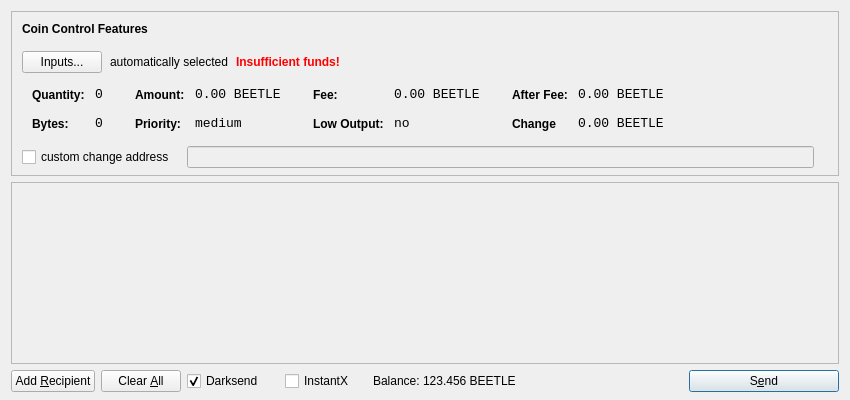
<?xml version="1.0" encoding="UTF-8"?>
<ui version="4.0">
 <class>SendCoinsDialog</class>
 <widget class="QDialog" name="SendCoinsDialog">
  <property name="geometry">
   <rect>
    <x>0</x>
    <y>0</y>
    <width>850</width>
    <height>400</height>
   </rect>
  </property>
  <property name="windowTitle">
   <string>Send Coins</string>
  </property>
  <layout class="QVBoxLayout" name="verticalLayout" stretch="0,1,0">
   <property name="bottomMargin">
    <number>8</number>
   </property>
   <item>
    <widget class="QFrame" name="frameCoinControl">
     <property name="sizePolicy">
      <sizepolicy hsizetype="Expanding" vsizetype="Expanding">
       <horstretch>0</horstretch>
       <verstretch>0</verstretch>
      </sizepolicy>
     </property>
     <property name="maximumSize">
      <size>
       <width>16777215</width>
       <height>16777215</height>
      </size>
     </property>
     <property name="frameShape">
      <enum>QFrame::StyledPanel</enum>
     </property>
     <property name="frameShadow">
      <enum>QFrame::Sunken</enum>
     </property>
     <layout class="QVBoxLayout" name="verticalLayoutCoinControl2">
      <property name="spacing">
       <number>-1</number>
      </property>
      <property name="leftMargin">
       <number>0</number>
      </property>
      <property name="topMargin">
       <number>0</number>
      </property>
      <property name="rightMargin">
       <number>0</number>
      </property>
      <property name="bottomMargin">
       <number>6</number>
      </property>
      <item>
       <layout class="QVBoxLayout" name="verticalLayoutCoinControl" stretch="0,0,0,0,1">
        <property name="spacing">
         <number>0</number>
        </property>
        <property name="leftMargin">
         <number>10</number>
        </property>
        <property name="topMargin">
         <number>10</number>
        </property>
        <item>
         <layout class="QHBoxLayout" name="horizontalLayoutCoinControl1">
          <property name="bottomMargin">
           <number>15</number>
          </property>
          <item>
           <widget class="QLabel" name="labelCoinControlFeatures">
            <property name="sizePolicy">
             <sizepolicy hsizetype="Preferred" vsizetype="Maximum">
              <horstretch>0</horstretch>
              <verstretch>0</verstretch>
             </sizepolicy>
            </property>
            <property name="font">
             <font>
              <weight>75</weight>
              <bold>true</bold>
             </font>
            </property>
            <property name="styleSheet">
             <string notr="true">font-weight:bold;</string>
            </property>
            <property name="text">
             <string>Coin Control Features</string>
            </property>
           </widget>
          </item>
         </layout>
        </item>
        <item>
         <layout class="QHBoxLayout" name="horizontalLayoutCoinControl2" stretch="0,0,0,0">
          <property name="spacing">
           <number>8</number>
          </property>
          <property name="bottomMargin">
           <number>10</number>
          </property>
          <item>
           <widget class="QPushButton" name="pushButtonCoinControl">
            <property name="styleSheet">
             <string notr="true"/>
            </property>
            <property name="text">
             <string>Inputs...</string>
            </property>
           </widget>
          </item>
          <item>
           <widget class="QLabel" name="labelCoinControlAutomaticallySelected">
            <property name="text">
             <string>automatically selected</string>
            </property>
            <property name="margin">
             <number>5</number>
            </property>
           </widget>
          </item>
          <item>
           <widget class="QLabel" name="labelCoinControlInsuffFunds">
            <property name="font">
             <font>
              <weight>75</weight>
              <bold>true</bold>
             </font>
            </property>
            <property name="styleSheet">
             <string notr="true">color:red;font-weight:bold;</string>
            </property>
            <property name="text">
             <string>Insufficient funds!</string>
            </property>
            <property name="margin">
             <number>5</number>
            </property>
           </widget>
          </item>
          <item>
           <spacer name="horizontalSpacerCoinControl">
            <property name="orientation">
             <enum>Qt::Horizontal</enum>
            </property>
            <property name="sizeHint" stdset="0">
             <size>
              <width>40</width>
              <height>1</height>
             </size>
            </property>
           </spacer>
          </item>
         </layout>
        </item>
        <item>
         <widget class="QWidget" name="widgetCoinControl" native="true">
          <property name="sizePolicy">
           <sizepolicy hsizetype="Preferred" vsizetype="Preferred">
            <horstretch>0</horstretch>
            <verstretch>0</verstretch>
           </sizepolicy>
          </property>
          <property name="minimumSize">
           <size>
            <width>0</width>
            <height>0</height>
           </size>
          </property>
          <property name="styleSheet">
           <string notr="true"/>
          </property>
          <layout class="QHBoxLayout" name="horizontalLayoutCoinControl5">
           <property name="margin">
            <number>0</number>
           </property>
           <item>
            <layout class="QHBoxLayout" name="horizontalLayoutCoinControl3" stretch="0,0,0,1">
             <property name="spacing">
              <number>20</number>
             </property>
             <property name="topMargin">
              <number>0</number>
             </property>
             <property name="bottomMargin">
              <number>10</number>
             </property>
             <item>
              <layout class="QFormLayout" name="formLayoutCoinControl1">
               <property name="horizontalSpacing">
                <number>10</number>
               </property>
               <property name="verticalSpacing">
                <number>14</number>
               </property>
               <property name="leftMargin">
                <number>10</number>
               </property>
               <property name="topMargin">
                <number>4</number>
               </property>
               <property name="rightMargin">
                <number>6</number>
               </property>
               <item row="0" column="0">
                <widget class="QLabel" name="labelCoinControlQuantityText">
                 <property name="styleSheet">
                  <string notr="true">font-weight:bold;</string>
                 </property>
                 <property name="text">
                  <string>Quantity:</string>
                 </property>
                 <property name="margin">
                  <number>0</number>
                 </property>
                </widget>
               </item>
               <item row="0" column="1">
                <widget class="QLabel" name="labelCoinControlQuantity">
                 <property name="font">
                  <font>
                   <family>Monospace</family>
                   <pointsize>10</pointsize>
                  </font>
                 </property>
                 <property name="cursor">
                  <cursorShape>IBeamCursor</cursorShape>
                 </property>
                 <property name="contextMenuPolicy">
                  <enum>Qt::ActionsContextMenu</enum>
                 </property>
                 <property name="text">
                  <string>0</string>
                 </property>
                 <property name="margin">
                  <number>0</number>
                 </property>
                 <property name="textInteractionFlags">
                  <set>Qt::LinksAccessibleByMouse|Qt::TextSelectableByKeyboard|Qt::TextSelectableByMouse</set>
                 </property>
                </widget>
               </item>
               <item row="1" column="0">
                <widget class="QLabel" name="labelCoinControlBytesText">
                 <property name="styleSheet">
                  <string notr="true">font-weight:bold;</string>
                 </property>
                 <property name="text">
                  <string>Bytes:</string>
                 </property>
                </widget>
               </item>
               <item row="1" column="1">
                <widget class="QLabel" name="labelCoinControlBytes">
                 <property name="font">
                  <font>
                   <family>Monospace</family>
                   <pointsize>10</pointsize>
                  </font>
                 </property>
                 <property name="cursor">
                  <cursorShape>IBeamCursor</cursorShape>
                 </property>
                 <property name="contextMenuPolicy">
                  <enum>Qt::ActionsContextMenu</enum>
                 </property>
                 <property name="text">
                  <string>0</string>
                 </property>
                 <property name="textInteractionFlags">
                  <set>Qt::LinksAccessibleByMouse|Qt::TextSelectableByKeyboard|Qt::TextSelectableByMouse</set>
                 </property>
                </widget>
               </item>
              </layout>
             </item>
             <item>
              <layout class="QFormLayout" name="formLayoutCoinControl2">
               <property name="horizontalSpacing">
                <number>10</number>
               </property>
               <property name="verticalSpacing">
                <number>14</number>
               </property>
               <property name="leftMargin">
                <number>6</number>
               </property>
               <property name="topMargin">
                <number>4</number>
               </property>
               <property name="rightMargin">
                <number>6</number>
               </property>
               <item row="0" column="0">
                <widget class="QLabel" name="labelCoinControlAmountText">
                 <property name="styleSheet">
                  <string notr="true">font-weight:bold;</string>
                 </property>
                 <property name="text">
                  <string>Amount:</string>
                 </property>
                 <property name="margin">
                  <number>0</number>
                 </property>
                </widget>
               </item>
               <item row="0" column="1">
                <widget class="QLabel" name="labelCoinControlAmount">
                 <property name="font">
                  <font>
                   <family>Monospace</family>
                   <pointsize>10</pointsize>
                  </font>
                 </property>
                 <property name="cursor">
                  <cursorShape>IBeamCursor</cursorShape>
                 </property>
                 <property name="contextMenuPolicy">
                  <enum>Qt::ActionsContextMenu</enum>
                 </property>
                 <property name="text">
                  <string>0.00 BEETLE</string>
                 </property>
                 <property name="textInteractionFlags">
                  <set>Qt::LinksAccessibleByMouse|Qt::TextSelectableByKeyboard|Qt::TextSelectableByMouse</set>
                 </property>
                </widget>
               </item>
               <item row="1" column="0">
                <widget class="QLabel" name="labelCoinControlPriorityText">
                 <property name="styleSheet">
                  <string notr="true">font-weight:bold;</string>
                 </property>
                 <property name="text">
                  <string>Priority:</string>
                 </property>
                </widget>
               </item>
               <item row="1" column="1">
                <widget class="QLabel" name="labelCoinControlPriority">
                 <property name="font">
                  <font>
                   <family>Monospace</family>
                   <pointsize>10</pointsize>
                  </font>
                 </property>
                 <property name="cursor">
                  <cursorShape>IBeamCursor</cursorShape>
                 </property>
                 <property name="contextMenuPolicy">
                  <enum>Qt::ActionsContextMenu</enum>
                 </property>
                 <property name="text">
                  <string>medium</string>
                 </property>
                 <property name="textInteractionFlags">
                  <set>Qt::LinksAccessibleByMouse|Qt::TextSelectableByKeyboard|Qt::TextSelectableByMouse</set>
                 </property>
                </widget>
               </item>
              </layout>
             </item>
             <item>
              <layout class="QFormLayout" name="formLayoutCoinControl3">
               <property name="horizontalSpacing">
                <number>10</number>
               </property>
               <property name="verticalSpacing">
                <number>14</number>
               </property>
               <property name="leftMargin">
                <number>6</number>
               </property>
               <property name="topMargin">
                <number>4</number>
               </property>
               <property name="rightMargin">
                <number>6</number>
               </property>
               <item row="0" column="0">
                <widget class="QLabel" name="labelCoinControlFeeText">
                 <property name="styleSheet">
                  <string notr="true">font-weight:bold;</string>
                 </property>
                 <property name="text">
                  <string>Fee:</string>
                 </property>
                 <property name="margin">
                  <number>0</number>
                 </property>
                </widget>
               </item>
               <item row="0" column="1">
                <widget class="QLabel" name="labelCoinControlFee">
                 <property name="font">
                  <font>
                   <family>Monospace</family>
                   <pointsize>10</pointsize>
                  </font>
                 </property>
                 <property name="cursor">
                  <cursorShape>IBeamCursor</cursorShape>
                 </property>
                 <property name="contextMenuPolicy">
                  <enum>Qt::ActionsContextMenu</enum>
                 </property>
                 <property name="text">
                  <string>0.00 BEETLE</string>
                 </property>
                 <property name="textInteractionFlags">
                  <set>Qt::LinksAccessibleByMouse|Qt::TextSelectableByKeyboard|Qt::TextSelectableByMouse</set>
                 </property>
                </widget>
               </item>
               <item row="1" column="0">
                <widget class="QLabel" name="labelCoinControlLowOutputText">
                 <property name="styleSheet">
                  <string notr="true">font-weight:bold;</string>
                 </property>
                 <property name="text">
                  <string>Low Output:</string>
                 </property>
                </widget>
               </item>
               <item row="1" column="1">
                <widget class="QLabel" name="labelCoinControlLowOutput">
                 <property name="font">
                  <font>
                   <family>Monospace</family>
                   <pointsize>10</pointsize>
                  </font>
                 </property>
                 <property name="cursor">
                  <cursorShape>IBeamCursor</cursorShape>
                 </property>
                 <property name="contextMenuPolicy">
                  <enum>Qt::ActionsContextMenu</enum>
                 </property>
                 <property name="text">
                  <string>no</string>
                 </property>
                 <property name="textInteractionFlags">
                  <set>Qt::LinksAccessibleByMouse|Qt::TextSelectableByKeyboard|Qt::TextSelectableByMouse</set>
                 </property>
                </widget>
               </item>
              </layout>
             </item>
             <item>
              <layout class="QFormLayout" name="formLayoutCoinControl4">
               <property name="horizontalSpacing">
                <number>10</number>
               </property>
               <property name="verticalSpacing">
                <number>14</number>
               </property>
               <property name="leftMargin">
                <number>6</number>
               </property>
               <property name="topMargin">
                <number>4</number>
               </property>
               <property name="rightMargin">
                <number>6</number>
               </property>
               <item row="0" column="0">
                <widget class="QLabel" name="labelCoinControlAfterFeeText">
                 <property name="styleSheet">
                  <string notr="true">font-weight:bold;</string>
                 </property>
                 <property name="text">
                  <string>After Fee:</string>
                 </property>
                 <property name="margin">
                  <number>0</number>
                 </property>
                </widget>
               </item>
               <item row="0" column="1">
                <widget class="QLabel" name="labelCoinControlAfterFee">
                 <property name="font">
                  <font>
                   <family>Monospace</family>
                   <pointsize>10</pointsize>
                  </font>
                 </property>
                 <property name="cursor">
                  <cursorShape>IBeamCursor</cursorShape>
                 </property>
                 <property name="contextMenuPolicy">
                  <enum>Qt::ActionsContextMenu</enum>
                 </property>
                 <property name="text">
                  <string>0.00 BEETLE</string>
                 </property>
                 <property name="textInteractionFlags">
                  <set>Qt::LinksAccessibleByMouse|Qt::TextSelectableByKeyboard|Qt::TextSelectableByMouse</set>
                 </property>
                </widget>
               </item>
               <item row="1" column="0">
                <widget class="QLabel" name="labelCoinControlChangeText">
                 <property name="styleSheet">
                  <string notr="true">font-weight:bold;</string>
                 </property>
                 <property name="text">
                  <string>Change</string>
                 </property>
                </widget>
               </item>
               <item row="1" column="1">
                <widget class="QLabel" name="labelCoinControlChange">
                 <property name="font">
                  <font>
                   <family>Monospace</family>
                   <pointsize>10</pointsize>
                  </font>
                 </property>
                 <property name="cursor">
                  <cursorShape>IBeamCursor</cursorShape>
                 </property>
                 <property name="contextMenuPolicy">
                  <enum>Qt::ActionsContextMenu</enum>
                 </property>
                 <property name="text">
                  <string>0.00 BEETLE</string>
                 </property>
                 <property name="textInteractionFlags">
                  <set>Qt::LinksAccessibleByMouse|Qt::TextSelectableByKeyboard|Qt::TextSelectableByMouse</set>
                 </property>
                </widget>
               </item>
              </layout>
             </item>
            </layout>
           </item>
          </layout>
         </widget>
        </item>
        <item>
         <layout class="QHBoxLayout" name="horizontalLayoutCoinControl4" stretch="0,0,0">
          <property name="spacing">
           <number>12</number>
          </property>
          <property name="sizeConstraint">
           <enum>QLayout::SetDefaultConstraint</enum>
          </property>
          <property name="topMargin">
           <number>5</number>
          </property>
          <property name="rightMargin">
           <number>5</number>
          </property>
          <item>
           <widget class="QCheckBox" name="checkBoxCoinControlChange">
            <property name="text">
             <string>custom change address</string>
            </property>
           </widget>
          </item>
          <item>
           <widget class="QLineEdit" name="lineEditCoinControlChange">
            <property name="enabled">
             <bool>false</bool>
            </property>
            <property name="sizePolicy">
             <sizepolicy hsizetype="Expanding" vsizetype="Fixed">
              <horstretch>0</horstretch>
              <verstretch>0</verstretch>
             </sizepolicy>
            </property>
           </widget>
          </item>
          <item>
           <widget class="QLabel" name="labelCoinControlChangeLabel">
            <property name="sizePolicy">
             <sizepolicy hsizetype="Preferred" vsizetype="Expanding">
              <horstretch>0</horstretch>
              <verstretch>0</verstretch>
             </sizepolicy>
            </property>
            <property name="minimumSize">
             <size>
              <width>0</width>
              <height>0</height>
             </size>
            </property>
            <property name="text">
             <string/>
            </property>
            <property name="margin">
             <number>3</number>
            </property>
           </widget>
          </item>
         </layout>
        </item>
        <item>
         <spacer name="verticalSpacerCoinControl">
          <property name="orientation">
           <enum>Qt::Vertical</enum>
          </property>
          <property name="sizeHint" stdset="0">
           <size>
            <width>800</width>
            <height>1</height>
           </size>
          </property>
         </spacer>
        </item>
       </layout>
      </item>
     </layout>
    </widget>
   </item>
   <item>
    <widget class="QScrollArea" name="scrollArea">
     <property name="widgetResizable">
      <bool>true</bool>
     </property>
     <widget class="QWidget" name="scrollAreaWidgetContents">
      <property name="geometry">
       <rect>
        <x>0</x>
        <y>0</y>
        <width>830</width>
        <height>165</height>
       </rect>
      </property>
      <layout class="QVBoxLayout" name="verticalLayout_2">
       <property name="margin">
        <number>0</number>
       </property>
       <item>
        <layout class="QVBoxLayout" name="entries">
         <property name="spacing">
          <number>6</number>
         </property>
        </layout>
       </item>
       <item>
        <spacer name="verticalSpacer">
         <property name="orientation">
          <enum>Qt::Vertical</enum>
         </property>
         <property name="sizeHint" stdset="0">
          <size>
           <width>20</width>
           <height>40</height>
          </size>
         </property>
        </spacer>
       </item>
      </layout>
     </widget>
    </widget>
   </item>
   <item>
    <layout class="QHBoxLayout" name="horizontalLayout">
     <item>
      <widget class="QPushButton" name="addButton">
       <property name="toolTip">
        <string>Send to multiple recipients at once</string>
       </property>
       <property name="text">
        <string>Add &amp;Recipient</string>
       </property>
       <property name="autoDefault">
        <bool>false</bool>
       </property>
      </widget>
     </item>
     <item>
      <widget class="QPushButton" name="clearButton">
       <property name="sizePolicy">
        <sizepolicy hsizetype="Minimum" vsizetype="Fixed">
         <horstretch>0</horstretch>
         <verstretch>0</verstretch>
        </sizepolicy>
       </property>
       <property name="toolTip">
        <string>Remove all transaction fields</string>
       </property>
       <property name="text">
        <string>Clear &amp;All</string>
       </property>
       <property name="autoRepeatDelay">
        <number>300</number>
       </property>
       <property name="autoDefault">
        <bool>false</bool>
       </property>
      </widget>
     </item>
     <item>
      <layout class="QHBoxLayout" name="horizontalLayout_2">
       <property name="spacing">
        <number>3</number>
       </property>
        <item>
        <widget class="QCheckBox" name="checkUseDarksend">
         <property name="minimumSize">
          <size>
           <width>95</width>
           <height>0</height>
          </size>
         </property>
         <property name="text">
          <string>Darksend</string>
         </property>
         <property name="checked">
          <bool>true</bool>
         </property>
        </widget>
       </item>
       <item>
        <widget class="QCheckBox" name="checkInstantX">
         <property name="enabled">
          <bool>true</bool>
         </property>
         <property name="minimumSize">
          <size>
           <width>85</width>
           <height>0</height>
          </size>
         </property>
         <property name="text">
          <string>InstantX</string>
         </property>
        </widget>
       </item>
       <item>
        <widget class="QLabel" name="label">
         <property name="sizePolicy">
          <sizepolicy hsizetype="Preferred" vsizetype="Fixed">
           <horstretch>0</horstretch>
           <verstretch>0</verstretch>
          </sizepolicy>
         </property>
         <property name="text">
          <string>Balance:</string>
         </property>
        </widget>
       </item>
       <item>
        <widget class="QLabel" name="labelBalance">
         <property name="sizePolicy">
          <sizepolicy hsizetype="Preferred" vsizetype="Fixed">
           <horstretch>0</horstretch>
           <verstretch>0</verstretch>
          </sizepolicy>
         </property>
         <property name="cursor">
          <cursorShape>IBeamCursor</cursorShape>
         </property>
         <property name="text">
          <string>123.456 BEETLE</string>
         </property>
         <property name="textInteractionFlags">
          <set>Qt::LinksAccessibleByMouse|Qt::TextSelectableByKeyboard|Qt::TextSelectableByMouse</set>
         </property>
        </widget>
       </item>
      </layout>
     </item>
     <item>
      <spacer name="horizontalSpacer">
       <property name="orientation">
        <enum>Qt::Horizontal</enum>
       </property>
       <property name="sizeHint" stdset="0">
        <size>
         <width>40</width>
         <height>20</height>
        </size>
       </property>
      </spacer>
     </item>
     <item>
      <widget class="QPushButton" name="sendButton">
       <property name="minimumSize">
        <size>
         <width>150</width>
         <height>0</height>
        </size>
       </property>
       <property name="toolTip">
        <string>Confirm the send action</string>
       </property>
       <property name="text">
        <string>S&amp;end</string>
       </property>
       <property name="icon">
        <iconset resource="../bitcoin.qrc">
         <normaloff>:/icons/send</normaloff>:/icons/send</iconset>
       </property>
       <property name="default">
        <bool>true</bool>
       </property>
      </widget>
     </item>
    </layout>
   </item>
  </layout>
 </widget>
 <resources>
  <include location="../bitcoin.qrc"/>
 </resources>
 <connections/>
</ui>
